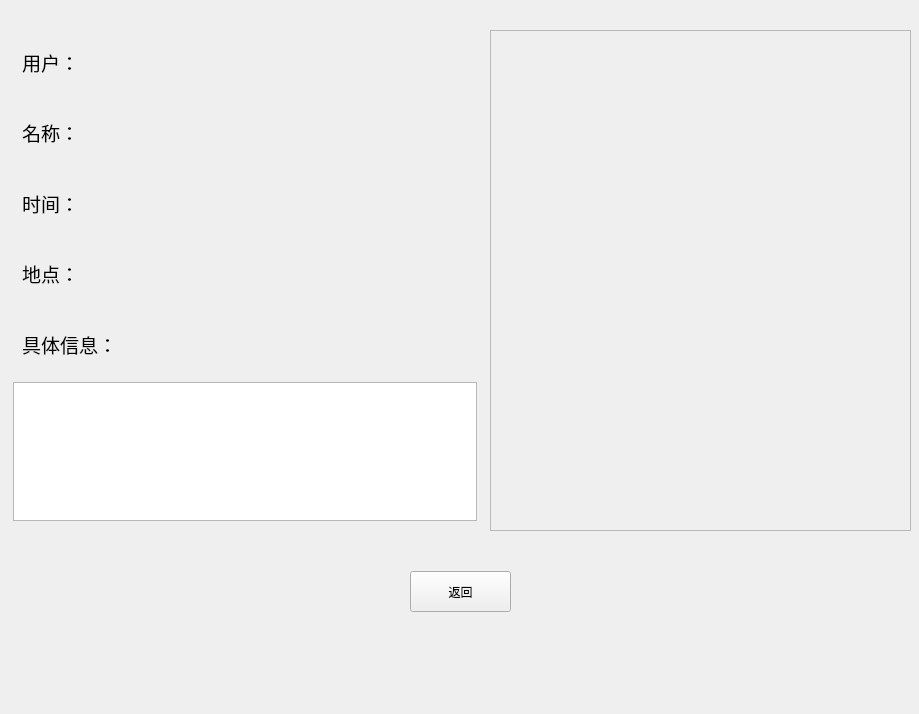
<?xml version="1.0" encoding="UTF-8"?>
<ui version="4.0">
 <class>Detail</class>
 <widget class="QDialog" name="Detail">
  <property name="geometry">
   <rect>
    <x>0</x>
    <y>0</y>
    <width>919</width>
    <height>714</height>
   </rect>
  </property>
  <property name="windowTitle">
   <string>详细信息</string>
  </property>
  <property name="windowIcon">
   <iconset>
    <normaloff>Image/guet.png</normaloff>Image/guet.png</iconset>
  </property>
  <widget class="QWidget" name="widget_6" native="true">
   <property name="geometry">
    <rect>
     <x>-10</x>
     <y>30</y>
     <width>511</width>
     <height>491</height>
    </rect>
   </property>
   <property name="minimumSize">
    <size>
     <width>0</width>
     <height>0</height>
    </size>
   </property>
   <property name="maximumSize">
    <size>
     <width>16777215</width>
     <height>16777215</height>
    </size>
   </property>
   <layout class="QGridLayout" name="gridLayout_2">
    <item row="0" column="0">
     <widget class="QWidget" name="widget_7" native="true">
      <layout class="QHBoxLayout" name="horizontalLayout_6">
       <item>
        <widget class="QLabel" name="userName">
         <property name="font">
          <font>
           <pointsize>14</pointsize>
          </font>
         </property>
         <property name="text">
          <string>用户：</string>
         </property>
        </widget>
       </item>
      </layout>
     </widget>
    </item>
    <item row="7" column="0">
     <widget class="QTextBrowser" name="textBrowser">
      <property name="minimumSize">
       <size>
        <width>464</width>
        <height>139</height>
       </size>
      </property>
      <property name="maximumSize">
       <size>
        <width>464</width>
        <height>139</height>
       </size>
      </property>
      <property name="font">
       <font>
        <pointsize>12</pointsize>
       </font>
      </property>
      <property name="focusPolicy">
       <enum>Qt::NoFocus</enum>
      </property>
     </widget>
    </item>
    <item row="3" column="0">
     <widget class="QWidget" name="month" native="true">
      <layout class="QHBoxLayout" name="horizontalLayout">
       <item>
        <widget class="QLabel" name="lostTime">
         <property name="font">
          <font>
           <pointsize>14</pointsize>
          </font>
         </property>
         <property name="text">
          <string>时间：  </string>
         </property>
        </widget>
       </item>
      </layout>
     </widget>
    </item>
    <item row="4" column="0">
     <widget class="QWidget" name="widget_4" native="true">
      <layout class="QHBoxLayout" name="horizontalLayout_4">
       <item>
        <widget class="QLabel" name="place">
         <property name="font">
          <font>
           <pointsize>14</pointsize>
          </font>
         </property>
         <property name="text">
          <string>地点：</string>
         </property>
        </widget>
       </item>
      </layout>
     </widget>
    </item>
    <item row="6" column="0">
     <widget class="QWidget" name="widget_8" native="true">
      <layout class="QHBoxLayout" name="horizontalLayout_7">
       <item>
        <widget class="QLabel" name="information">
         <property name="font">
          <font>
           <pointsize>14</pointsize>
          </font>
         </property>
         <property name="text">
          <string>具体信息：</string>
         </property>
        </widget>
       </item>
      </layout>
     </widget>
    </item>
    <item row="1" column="0">
     <widget class="QWidget" name="widget_5" native="true">
      <layout class="QHBoxLayout" name="horizontalLayout_5">
       <item>
        <widget class="QLabel" name="lostThing">
         <property name="font">
          <font>
           <pointsize>14</pointsize>
          </font>
         </property>
         <property name="text">
          <string>名称：</string>
         </property>
        </widget>
       </item>
      </layout>
     </widget>
    </item>
   </layout>
  </widget>
  <widget class="QWidget" name="widget_10" native="true">
   <property name="geometry">
    <rect>
     <x>490</x>
     <y>30</y>
     <width>421</width>
     <height>501</height>
    </rect>
   </property>
   <layout class="QVBoxLayout" name="verticalLayout">
    <item>
     <widget class="QScrollArea" name="scrollArea">
      <property name="widgetResizable">
       <bool>true</bool>
      </property>
      <widget class="QWidget" name="scrollAreaWidgetContents">
       <property name="geometry">
        <rect>
         <x>0</x>
         <y>0</y>
         <width>397</width>
         <height>477</height>
        </rect>
       </property>
       <layout class="QGridLayout" name="gridLayout">
        <item row="0" column="0">
         <widget class="QLabel" name="image">
          <property name="sizePolicy">
           <sizepolicy hsizetype="Ignored" vsizetype="Ignored">
            <horstretch>0</horstretch>
            <verstretch>0</verstretch>
           </sizepolicy>
          </property>
          <property name="frameShape">
           <enum>QFrame::NoFrame</enum>
          </property>
          <property name="text">
           <string/>
          </property>
          <property name="pixmap">
           <pixmap>Image/R-C.png</pixmap>
          </property>
          <property name="scaledContents">
           <bool>true</bool>
          </property>
         </widget>
        </item>
       </layout>
      </widget>
     </widget>
    </item>
   </layout>
  </widget>
  <widget class="QWidget" name="widget_9" native="true">
   <property name="geometry">
    <rect>
     <x>400</x>
     <y>560</y>
     <width>121</width>
     <height>63</height>
    </rect>
   </property>
   <layout class="QHBoxLayout" name="horizontalLayout_8">
    <item>
     <widget class="QPushButton" name="exit">
      <property name="minimumSize">
       <size>
        <width>101</width>
        <height>41</height>
       </size>
      </property>
      <property name="maximumSize">
       <size>
        <width>101</width>
        <height>41</height>
       </size>
      </property>
      <property name="focusPolicy">
       <enum>Qt::NoFocus</enum>
      </property>
      <property name="text">
       <string>返回</string>
      </property>
     </widget>
    </item>
   </layout>
  </widget>
 </widget>
 <resources/>
 <connections/>
</ui>
